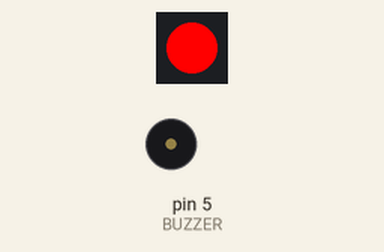
The sketch below on a simulated Arduino Uno, built with avr-gcc and run on an emulated ATmega328P. Shown: 1 RGB LEDs in strip order, left to right, buzzer (waves = sounding).

Above: at 0.04 s.
At 0.2 s:
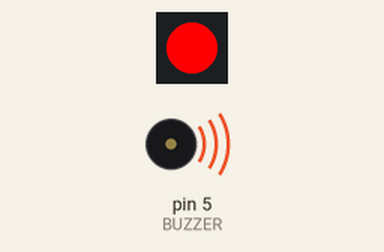
At 0.92 s:
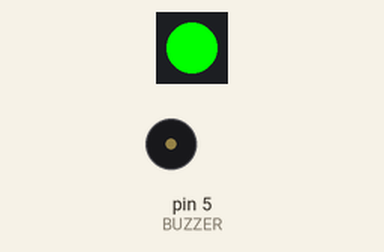
At 2.8 s:
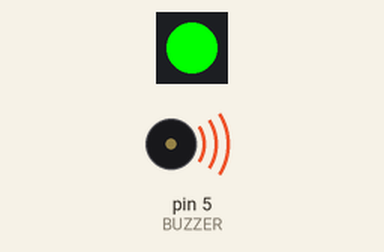
Timing chart, 0 to 3.9 s (numbered marks = the images above):
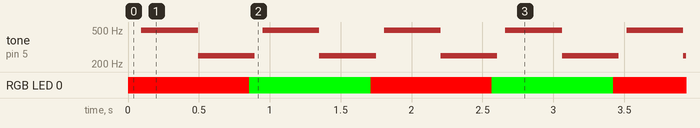

Measured:
- by itself, tone on pin 5 (BUZZER): repeats every 0.86 s: 249 Hz 0.40 s, silent 0.06 s, 496 Hz 0.40 s
- by itself, RGB LED 0: alternates RGB(255, 0, 0) for 0.86 s and RGB(0, 255, 0) for 0.86 s

The sketch:

Democode.ino
```cpp
#include <Adafruit_NeoPixel.h>
#define BUZZER 5
#define PIXEL_PIN    4
#define PIXEL_COUNT 1

Adafruit_NeoPixel strip = Adafruit_NeoPixel(PIXEL_COUNT, PIXEL_PIN, NEO_GRB + NEO_KHZ800);

void setup() {
  pinMode(BUZZER,OUTPUT);
  strip.begin();
  strip.show();
}
void sound(){
    unsigned char i,j;

  for(i=0;i<5;i++)

  {

    for(i=0;i<200;i++)

    {

      digitalWrite(BUZZER,HIGH);

      delay(1);//Change this could adjust voice

      digitalWrite(BUZZER,LOW);

      delay(1);

    }

    for(i=0;i<100;i++)

    {
      digitalWrite(BUZZER,HIGH);

      delay(2);

      digitalWrite(BUZZER,LOW);

      delay(2);
    }
  }

}
void startShow(int i) {
  switch(i){
    case 0: colorWipe(strip.Color(0, 0, 0), 50);    // Black/off
            break;
    case 1: colorWipe(strip.Color(255, 0, 0), 50);  // Red
            break;
    case 2: colorWipe(strip.Color(0, 255, 0), 50);  // Green
            break;
    case 3: colorWipe(strip.Color(0, 0, 255), 50);  // Blue
            break;
    case 4: theaterChase(strip.Color(127, 127, 127), 50); // White
            break;
    case 5: theaterChase(strip.Color(127,   0,   0), 50); // Red
            break;
    case 6: theaterChase(strip.Color(  0,   0, 127), 50); // Blue
            break;
  }
}
void colorWipe(uint32_t c, uint8_t wait) {
  for(uint16_t i=0; i<strip.numPixels(); i++) {
    strip.setPixelColor(i, c);
    strip.show();
    delay(wait);
  }
}
void theaterChase(uint32_t c, uint8_t wait) {
  for (int j=0; j<10; j++) {  //do 10 cycles of chasing
    for (int q=0; q < 3; q++) {
      for (int i=0; i < strip.numPixels(); i=i+3) {
        strip.setPixelColor(i+q, c);    //turn every third pixel on
      }
      strip.show();

      delay(wait);

      for (int i=0; i < strip.numPixels(); i=i+3) {
        strip.setPixelColor(i+q, 0);        //turn every third pixel off
      }
    }
  }
}
void loop() {
  startShow(1);
  sound();
  startShow(2);
  sound();
}
```
